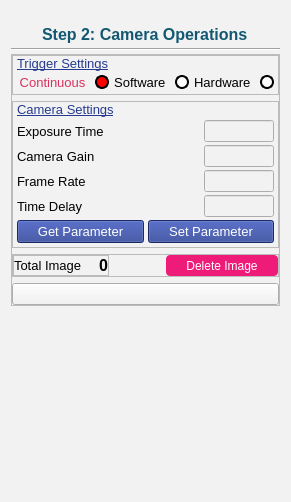
          <widget class="QWidget" name="camera_Page">
           <property name="styleSheet">
            <string notr="true">background-color:#f2f2f2;

</string>
           </property>
           <layout class="QVBoxLayout" name="verticalLayout_18">
            <property name="spacing">
             <number>4</number>
            </property>
            <property name="topMargin">
             <number>25</number>
            </property>
            <item alignment="Qt::AlignHCenter">
             <widget class="QLabel" name="step2_Label">
              <property name="maximumSize">
               <size>
                <width>16777215</width>
                <height>20</height>
               </size>
              </property>
              <property name="font">
               <font>
                <family>Arial</family>
                <pointsize>12</pointsize>
                <weight>75</weight>
                <bold>true</bold>
               </font>
              </property>
              <property name="styleSheet">
               <string notr="true">color:#125872;</string>
              </property>
              <property name="text">
               <string>Step 2: Camera Operations</string>
              </property>
             </widget>
            </item>
            <item>
             <widget class="Line" name="step2_line">
              <property name="maximumSize">
               <size>
                <width>16777215</width>
                <height>2</height>
               </size>
              </property>
              <property name="orientation">
               <enum>Qt::Horizontal</enum>
              </property>
             </widget>
            </item>
            <item>
             <widget class="QFrame" name="frame_5">
              <property name="frameShape">
               <enum>QFrame::StyledPanel</enum>
              </property>
              <property name="frameShadow">
               <enum>QFrame::Raised</enum>
              </property>
              <layout class="QVBoxLayout" name="verticalLayout_19">
               <property name="spacing">
                <number>6</number>
               </property>
               <property name="leftMargin">
                <number>0</number>
               </property>
               <property name="topMargin">
                <number>0</number>
               </property>
               <property name="rightMargin">
                <number>0</number>
               </property>
               <property name="bottomMargin">
                <number>0</number>
               </property>
               <item>
                <widget class="QFrame" name="triggerSettings_Frame">
                 <property name="maximumSize">
                  <size>
                   <width>16777215</width>
                   <height>54</height>
                  </size>
                 </property>
                 <property name="styleSheet">
                  <string notr="true">QRadioButton::indicator {
    width:                  10px;
    height:                 10px;
    border-radius:          7px;
}

QRadioButton::indicator:checked {
    background-color:       red;
    border:                 2px solid black;
}

QRadioButton::indicator:unchecked {
    background-color:       white;
    border:                 2px solid black;

}
QRadioButton:checked {
		color: #D9305C;
}
QRadioButton:unchecked {
		color: solid black;
}</string>
                 </property>
                 <property name="frameShape">
                  <enum>QFrame::StyledPanel</enum>
                 </property>
                 <property name="frameShadow">
                  <enum>QFrame::Raised</enum>
                 </property>
                 <layout class="QGridLayout" name="gridLayout_2">
                  <property name="leftMargin">
                   <number>4</number>
                  </property>
                  <property name="topMargin">
                   <number>0</number>
                  </property>
                  <property name="rightMargin">
                   <number>4</number>
                  </property>
                  <property name="bottomMargin">
                   <number>4</number>
                  </property>
                  <property name="horizontalSpacing">
                   <number>4</number>
                  </property>
                  <property name="verticalSpacing">
                   <number>3</number>
                  </property>
                  <item row="0" column="0">
                   <widget class="QLabel" name="cameraSettings_Label_2">
                    <property name="maximumSize">
                     <size>
                      <width>16777215</width>
                      <height>20</height>
                     </size>
                    </property>
                    <property name="font">
                     <font>
                      <family>Arial</family>
                      <pointsize>10</pointsize>
                      <weight>50</weight>
                      <bold>false</bold>
                      <underline>true</underline>
                     </font>
                    </property>
                    <property name="styleSheet">
                     <string notr="true">color:#263B90;</string>
                    </property>
                    <property name="text">
                     <string>Trigger Settings</string>
                    </property>
                   </widget>
                  </item>
                  <item row="1" column="1">
                   <widget class="QRadioButton" name="software_radioButton">
                    <property name="font">
                     <font>
                      <family>Arial</family>
                      <pointsize>10</pointsize>
                     </font>
                    </property>
                    <property name="layoutDirection">
                     <enum>Qt::RightToLeft</enum>
                    </property>
                    <property name="text">
                     <string>Software </string>
                    </property>
                   </widget>
                  </item>
                  <item row="1" column="0">
                   <widget class="QRadioButton" name="continuous_radioButton">
                    <property name="font">
                     <font>
                      <family>Arial</family>
                      <pointsize>10</pointsize>
                     </font>
                    </property>
                    <property name="layoutDirection">
                     <enum>Qt::RightToLeft</enum>
                    </property>
                    <property name="text">
                     <string>Continuous </string>
                    </property>
                    <property name="checked">
                     <bool>true</bool>
                    </property>
                   </widget>
                  </item>
                  <item row="1" column="2">
                   <widget class="QRadioButton" name="hardware_radioButton">
                    <property name="font">
                     <font>
                      <family>Arial</family>
                      <pointsize>10</pointsize>
                     </font>
                    </property>
                    <property name="layoutDirection">
                     <enum>Qt::RightToLeft</enum>
                    </property>
                    <property name="text">
                     <string>Hardware </string>
                    </property>
                   </widget>
                  </item>
                 </layout>
                </widget>
               </item>
               <item>
                <widget class="QFrame" name="cameraSettings_Frame">
                 <property name="maximumSize">
                  <size>
                   <width>16777215</width>
                   <height>151</height>
                  </size>
                 </property>
                 <property name="styleSheet">
                  <string notr="true">QPushButton{
	color:white;
	background-color:#263B90;
	font-family: Arial;
	font-size:10pt;
}</string>
                 </property>
                 <property name="frameShape">
                  <enum>QFrame::StyledPanel</enum>
                 </property>
                 <property name="frameShadow">
                  <enum>QFrame::Raised</enum>
                 </property>
                 <layout class="QGridLayout" name="gridLayout_10">
                  <property name="leftMargin">
                   <number>4</number>
                  </property>
                  <property name="topMargin">
                   <number>0</number>
                  </property>
                  <property name="rightMargin">
                   <number>4</number>
                  </property>
                  <property name="bottomMargin">
                   <number>4</number>
                  </property>
                  <property name="horizontalSpacing">
                   <number>4</number>
                  </property>
                  <property name="verticalSpacing">
                   <number>3</number>
                  </property>
                  <item row="5" column="0">
                   <widget class="QPushButton" name="getParameter_Button">
                    <property name="maximumSize">
                     <size>
                      <width>16777215</width>
                      <height>30</height>
                     </size>
                    </property>
                    <property name="text">
                     <string>Get Parameter</string>
                    </property>
                   </widget>
                  </item>
                  <item row="1" column="0">
                   <widget class="QLabel" name="exposureTime_debugLabel">
                    <property name="font">
                     <font>
                      <family>Arial</family>
                      <pointsize>10</pointsize>
                     </font>
                    </property>
                    <property name="text">
                     <string>Exposure Time</string>
                    </property>
                   </widget>
                  </item>
                  <item row="1" column="1" alignment="Qt::AlignRight">
                   <widget class="QLineEdit" name="exposureEntry_Debug">
                    <property name="maximumSize">
                     <size>
                      <width>70</width>
                      <height>16777215</height>
                     </size>
                    </property>
                    <property name="font">
                     <font>
                      <weight>75</weight>
                      <bold>true</bold>
                     </font>
                    </property>
                    <property name="alignment">
                     <set>Qt::AlignCenter</set>
                    </property>
                   </widget>
                  </item>
                  <item row="4" column="1" alignment="Qt::AlignRight">
                   <widget class="QLineEdit" name="delayEntry_Debug">
                    <property name="maximumSize">
                     <size>
                      <width>70</width>
                      <height>16777215</height>
                     </size>
                    </property>
                    <property name="font">
                     <font>
                      <weight>75</weight>
                      <bold>true</bold>
                     </font>
                    </property>
                    <property name="alignment">
                     <set>Qt::AlignCenter</set>
                    </property>
                   </widget>
                  </item>
                  <item row="3" column="0">
                   <widget class="QLabel" name="frameRate_debugLabel">
                    <property name="font">
                     <font>
                      <family>Arial</family>
                      <pointsize>10</pointsize>
                     </font>
                    </property>
                    <property name="text">
                     <string>Frame Rate</string>
                    </property>
                   </widget>
                  </item>
                  <item row="4" column="0">
                   <widget class="QLabel" name="timeDelay_debugLabel">
                    <property name="font">
                     <font>
                      <family>Arial</family>
                      <pointsize>10</pointsize>
                     </font>
                    </property>
                    <property name="text">
                     <string>Time Delay</string>
                    </property>
                   </widget>
                  </item>
                  <item row="3" column="1" alignment="Qt::AlignRight">
                   <widget class="QLineEdit" name="frameRateEntry_Debug">
                    <property name="maximumSize">
                     <size>
                      <width>70</width>
                      <height>16777215</height>
                     </size>
                    </property>
                    <property name="font">
                     <font>
                      <weight>75</weight>
                      <bold>true</bold>
                     </font>
                    </property>
                    <property name="alignment">
                     <set>Qt::AlignCenter</set>
                    </property>
                   </widget>
                  </item>
                  <item row="2" column="1" alignment="Qt::AlignRight">
                   <widget class="QLineEdit" name="gainEntry_Debug">
                    <property name="maximumSize">
                     <size>
                      <width>70</width>
                      <height>16777215</height>
                     </size>
                    </property>
                    <property name="font">
                     <font>
                      <weight>75</weight>
                      <bold>true</bold>
                     </font>
                    </property>
                    <property name="alignment">
                     <set>Qt::AlignCenter</set>
                    </property>
                   </widget>
                  </item>
                  <item row="2" column="0">
                   <widget class="QLabel" name="cameraGain_debugLabel">
                    <property name="font">
                     <font>
                      <family>Arial</family>
                      <pointsize>10</pointsize>
                     </font>
                    </property>
                    <property name="text">
                     <string>Camera Gain</string>
                    </property>
                   </widget>
                  </item>
                  <item row="0" column="0">
                   <widget class="QLabel" name="cameraSettings_Label">
                    <property name="maximumSize">
                     <size>
                      <width>16777215</width>
                      <height>20</height>
                     </size>
                    </property>
                    <property name="font">
                     <font>
                      <family>Arial</family>
                      <pointsize>10</pointsize>
                      <weight>50</weight>
                      <bold>false</bold>
                      <underline>true</underline>
                     </font>
                    </property>
                    <property name="styleSheet">
                     <string notr="true">color:#263B90;</string>
                    </property>
                    <property name="text">
                     <string>Camera Settings</string>
                    </property>
                   </widget>
                  </item>
                  <item row="5" column="1">
                   <widget class="QPushButton" name="setParameter_Button">
                    <property name="maximumSize">
                     <size>
                      <width>16777215</width>
                      <height>30</height>
                     </size>
                    </property>
                    <property name="text">
                     <string>Set Parameter</string>
                    </property>
                   </widget>
                  </item>
                 </layout>
                </widget>
               </item>
               <item>
                <widget class="QFrame" name="frame_11">
                 <property name="sizePolicy">
                  <sizepolicy hsizetype="Expanding" vsizetype="Preferred">
                   <horstretch>0</horstretch>
                   <verstretch>0</verstretch>
                  </sizepolicy>
                 </property>
                 <property name="maximumSize">
                  <size>
                   <width>16777215</width>
                   <height>50</height>
                  </size>
                 </property>
                 <property name="frameShape">
                  <enum>QFrame::StyledPanel</enum>
                 </property>
                 <property name="frameShadow">
                  <enum>QFrame::Raised</enum>
                 </property>
                 <layout class="QHBoxLayout" name="horizontalLayout_10">
                  <property name="spacing">
                   <number>0</number>
                  </property>
                  <property name="leftMargin">
                   <number>0</number>
                  </property>
                  <property name="topMargin">
                   <number>0</number>
                  </property>
                  <property name="rightMargin">
                   <number>0</number>
                  </property>
                  <property name="bottomMargin">
                   <number>0</number>
                  </property>
                  <item alignment="Qt::AlignLeft">
                   <widget class="QFrame" name="frame_14">
                    <property name="frameShape">
                     <enum>QFrame::StyledPanel</enum>
                    </property>
                    <property name="frameShadow">
                     <enum>QFrame::Raised</enum>
                    </property>
                    <layout class="QHBoxLayout" name="horizontalLayout_9">
                     <property name="spacing">
                      <number>17</number>
                     </property>
                     <property name="leftMargin">
                      <number>0</number>
                     </property>
                     <property name="topMargin">
                      <number>0</number>
                     </property>
                     <property name="rightMargin">
                      <number>0</number>
                     </property>
                     <property name="bottomMargin">
                      <number>0</number>
                     </property>
                     <item>
                      <widget class="QLabel" name="totalImage_Label">
                       <property name="font">
                        <font>
                         <family>Arial</family>
                         <pointsize>10</pointsize>
                        </font>
                       </property>
                       <property name="text">
                        <string>Total Image</string>
                       </property>
                      </widget>
                     </item>
                     <item alignment="Qt::AlignRight">
                      <widget class="QLabel" name="totalImage_Count">
                       <property name="font">
                        <font>
                         <family>Arial</family>
                         <pointsize>12</pointsize>
                         <weight>75</weight>
                         <bold>true</bold>
                        </font>
                       </property>
                       <property name="text">
                        <string>0</string>
                       </property>
                      </widget>
                     </item>
                    </layout>
                   </widget>
                  </item>
                  <item>
                   <widget class="QPushButton" name="deleteImage_Button">
                    <property name="sizePolicy">
                     <sizepolicy hsizetype="Expanding" vsizetype="Expanding">
                      <horstretch>0</horstretch>
                      <verstretch>0</verstretch>
                     </sizepolicy>
                    </property>
                    <property name="maximumSize">
                     <size>
                      <width>112</width>
                      <height>30</height>
                     </size>
                    </property>
                    <property name="styleSheet">
                     <string notr="true">QPushButton{
	color:white;
	background-color:#EF1B79;
	border-radius:4px;
}</string>
                    </property>
                    <property name="text">
                     <string>Delete Image</string>
                    </property>
                    <property name="icon">
                     <iconset>
                      <normaloff>../../LOGO/bin.png</normaloff>../../LOGO/bin.png</iconset>
                    </property>
                    <property name="iconSize">
                     <size>
                      <width>20</width>
                      <height>20</height>
                     </size>
                    </property>
                   </widget>
                  </item>
                 </layout>
                </widget>
               </item>
               <item>
                <widget class="QPushButton" name="captureButton">
                 <property name="text">
                  <string/>
                 </property>
                 <property name="icon">
                  <iconset>
                   <normaloff>../../LOGO/capture.png</normaloff>../../LOGO/capture.png</iconset>
                 </property>
                 <property name="iconSize">
                  <size>
                   <width>80</width>
                   <height>80</height>
                  </size>
                 </property>
                </widget>
               </item>
              </layout>
             </widget>
            </item>
            <item>
             <spacer name="verticalSpacer_3">
              <property name="orientation">
               <enum>Qt::Vertical</enum>
              </property>
              <property name="sizeType">
               <enum>QSizePolicy::Preferred</enum>
              </property>
              <property name="sizeHint" stdset="0">
               <size>
                <width>20</width>
                <height>185</height>
               </size>
              </property>
             </spacer>
            </item>
           </layout>
          </widget>
